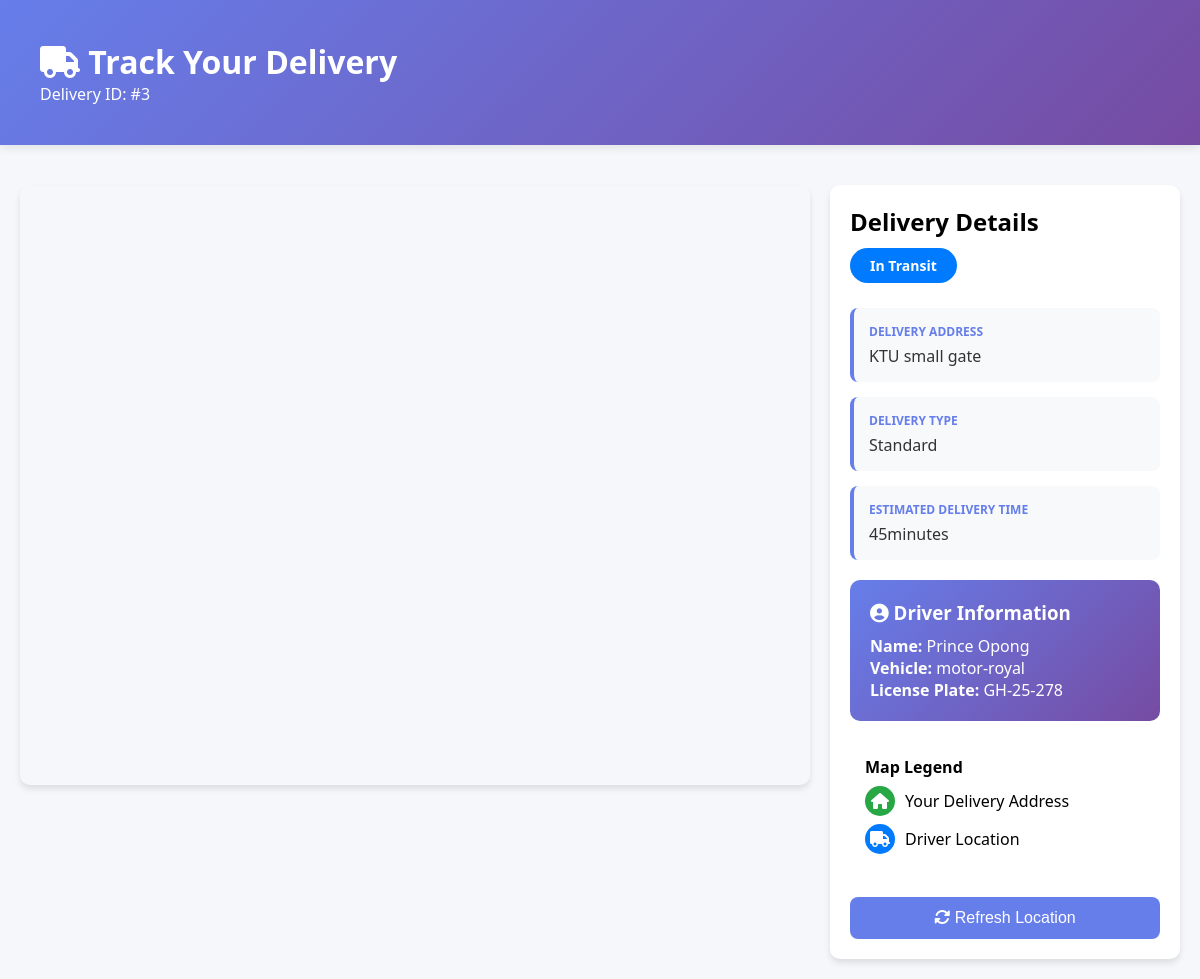
Screenshot of /track_delivery/3 (signed in) with the database file from the repository.
### main.py (models this page shows)
class Delivery(db.Model):
    id = db.Column(db.Integer, primary_key=True)
    order_id = db.Column(db.Integer, db.ForeignKey('order.id'))
    user_id = db.Column(db.Integer, db.ForeignKey('user.id'))
    delivery_address = db.Column(db.String(200), nullable=False)
    delivery_status = db.Column(db.String(50), default='pending')
    estimated_delivery_time = db.Column(db.String(50))
    driver_id = db.Column(db.Integer, db.ForeignKey('user.id'))
    driver = db.relationship('User', foreign_keys=[driver_id])
    driver_name = db.Column(db.String(100))  # NEW: Store driver name
    vehicle_name = db.Column(db.String(100))  # NEW: Store vehicle name
    license_number = db.Column(db.String(20))  # NEW: Store license plate
    user_latitude = db.Column(db.Float, nullable=True)
    user_longitude = db.Column(db.Float, nullable=True)
    vehicle_latitude = db.Column(db.Float, nullable=True)  # Driver's current location
    vehicle_longitude = db.Column(db.Float, nullable=True)  # Driver's current location
    delivery_type = db.Column(db.String(50), default='standard')
    order = db.relationship('Order', back_populates='deliveries')

class User(UserMixin, db.Model):
    id = db.Column(db.Integer, primary_key=True)
    name = db.Column(db.String(100))
    phone = db.Column(db.String(15))
    email = db.Column(db.String(100), unique=True)
    password = db.Column(db.String(128))
    is_admin = db.Column(db.Boolean, default=False)
    is_driver = db.Column(db.Boolean, default=False)
    vehicle_name = db.Column(db.String(100))
    license_number = db.Column(db.String(20))
    orders = db.relationship('Order', backref='user', lazy=True)

### main.py (the view)
@app.route('/track_delivery/<int:id>')  # Changed from delivery_id to id
@login_required
def track_delivery(id):  # Changed parameter name to id
    delivery = Delivery.query.filter_by(id=id).first_or_404()
    if delivery.order.user_id != current_user.id and not current_user.is_admin:
        flash('Unauthorized access', 'error')
        return redirect(url_for('index'))
    return render_template('track_delivery.html', delivery=delivery)

### main.py (called while the page is built)
@login_manager.user_loader
def load_user(user_id):
    return User.query.get(int(user_id))

### templates/track_delivery.html (shortened to what this page needs)
<!DOCTYPE html>
<html lang="en">
<head>
    <link rel="stylesheet" href="https://cdnjs.cloudflare.com/ajax/libs/font-awesome/6.4.0/css/all.min.css">
    <link rel="stylesheet" href="https://unpkg.com/leaflet@1.9.4/dist/leaflet.css" />
</head>
<body>
    <div class="header">
        <div class="container">
            <h1><i class="fas fa-truck"></i> Track Your Delivery</h1>
            <p>Delivery ID: #{{ delivery.id }}</p>
        </div>
    </div>
    <div class="container">
        <div class="tracking-grid">
            <div>
                <div id="map"></div>
            </div>
            <div class="info-panel">
                <h2>Delivery Details</h2>
                <span class="status-badge status-{{ delivery.delivery_status }}" id="statusBadge">
                    {{ delivery.delivery_status.replace('_', ' ').title() }}
                </span>
                <div class="info-item">
                    <strong>Delivery Address</strong>
                    <span>{{ delivery.delivery_address }}</span>
                </div>
                <div class="info-item">
                    <strong>Delivery Type</strong>
                    <span>{{ delivery.delivery_type.title() }}</span>
                </div>
                {% if delivery.estimated_delivery_time %}
                <div class="info-item">
                    <strong>Estimated Delivery Time</strong>
                    <span>{{ delivery.estimated_delivery_time }}</span>
                </div>
                {% endif %}
                {% if delivery.driver %}
                <div class="driver-info" id="driverInfo">
                    <h3><i class="fas fa-user-circle"></i> Driver Information</h3>
                    <p><strong>Name:</strong> <span id="driverName">{{ delivery.driver.name }}</span></p>
                    <p><strong>Vehicle:</strong> <span id="vehicleName">{{ delivery.vehicle_name or 'Not available' }}</span></p>
                    <p><strong>License Plate:</strong> <span id="licensePlate">{{ delivery.license_number or 'Not available' }}</span></p>
                </div>
                {% endif %}
                <div class="legend">
                    <h4>Map Legend</h4>
                    <div class="legend-item">
                        <div class="legend-icon customer-icon">
                            <i class="fas fa-home"></i>
                        </div>
                        <span>Your Delivery Address</span>
                    </div>
                    <div class="legend-item">
                        <div class="legend-icon driver-icon">
                            <i class="fas fa-truck"></i>
                        </div>
                        <span>Driver Location</span>
                    </div>
                </div>
                <button class="refresh-btn" onclick="refreshLocation()">
                    <i class="fas fa-sync-alt"></i> Refresh Location
                </button>
            </div>
        </div>
    </div>
</body>
</html>

### templates/track_delivery.html (style rules this page uses)
* { margin: 0; padding: 0; box-sizing: border-box; }
body { font-family: 'Segoe UI', Tahoma, Geneva, Verdana, sans-serif; background: #f5f7fa; }
.header { background: linear-gradient(135deg, #667eea 0%, #764ba2 100%); color: white; padding: 20px; box-shadow: 0 2px 10px rgba(0,0,0,0.1); }
.container { max-width: 1200px; margin: 0 auto; padding: 20px; }
.tracking-grid { display: grid; grid-template-columns: 1fr 350px; gap: 20px; margin-top: 20px; }
#map { height: 600px; border-radius: 10px; box-shadow: 0 4px 6px rgba(0,0,0,0.1); }
.info-panel { background: white; border-radius: 10px; padding: 20px; box-shadow: 0 4px 6px rgba(0,0,0,0.1); }
.status-badge { display: inline-block; padding: 8px 20px; border-radius: 20px; font-size: 14px; font-weight: bold; margin: 10px 0; }
.status-in_transit { background: #007bff; color: #fff; }
.info-item { margin: 15px 0; padding: 15px; background: #f8f9fa; border-radius: 8px; border-left: 4px solid #667eea; }
.info-item strong { display: block; color: #667eea; margin-bottom: 5px; font-size: 12px; text-transform: uppercase; }
.info-item span { color: #333; font-size: 16px; }
.driver-info { background: linear-gradient(135deg, #667eea 0%, #764ba2 100%); color: white; padding: 20px; border-radius: 10px; margin: 20px 0; }
.driver-info h3 { margin-bottom: 10px; }
.refresh-btn { width: 100%; padding: 12px; background: #667eea; color: white; border: none; border-radius: 8px; cursor: pointer; font-size: 16px; margin-top: 20px; transition: all 0.3s; }
.legend { background: white; padding: 15px; border-radius: 8px; margin-top: 20px; }
.legend-item { display: flex; align-items: center; margin: 8px 0; }
.legend-icon { width: 30px; height: 30px; margin-right: 10px; border-radius: 50%; display: flex; align-items: center; justify-content: center; }
.customer-icon { background: #28a745; color: white; }
.driver-icon { background: #007bff; color: white; }

### rows the page displays
Delivery: id "3", delivery_status.replace "In Transit", delivery_address "KTU small gate", delivery_type "Standard", estimated_delivery_time "45minutes", vehicle_name "motor-royal", license_number "GH-25-278"
User: driver.name "Prince Opong"
